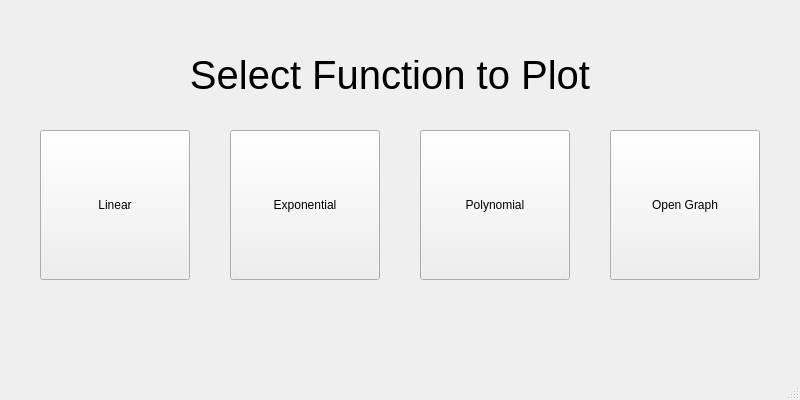
<?xml version="1.0" encoding="UTF-8"?>
<ui version="4.0">
 <class>MainWindow</class>
 <widget class="QMainWindow" name="MainWindow">
  <property name="geometry">
   <rect>
    <x>0</x>
    <y>0</y>
    <width>800</width>
    <height>400</height>
   </rect>
  </property>
  <property name="windowTitle">
   <string>MainWindow</string>
  </property>
  <widget class="QWidget" name="centralwidget">
   <widget class="QPushButton" name="openGraphButton">
    <property name="geometry">
     <rect>
      <x>610</x>
      <y>130</y>
      <width>150</width>
      <height>150</height>
     </rect>
    </property>
    <property name="text">
     <string>Open Graph</string>
    </property>
   </widget>
   <widget class="QPushButton" name="polyButton">
    <property name="geometry">
     <rect>
      <x>420</x>
      <y>130</y>
      <width>150</width>
      <height>150</height>
     </rect>
    </property>
    <property name="text">
     <string>Polynomial</string>
    </property>
   </widget>
   <widget class="QPushButton" name="linearButton">
    <property name="geometry">
     <rect>
      <x>40</x>
      <y>130</y>
      <width>150</width>
      <height>150</height>
     </rect>
    </property>
    <property name="text">
     <string>Linear</string>
    </property>
   </widget>
   <widget class="QPushButton" name="expButton">
    <property name="geometry">
     <rect>
      <x>230</x>
      <y>130</y>
      <width>150</width>
      <height>150</height>
     </rect>
    </property>
    <property name="text">
     <string>Exponential</string>
    </property>
   </widget>
   <widget class="QLabel" name="label">
    <property name="geometry">
     <rect>
      <x>20</x>
      <y>60</y>
      <width>740</width>
      <height>30</height>
     </rect>
    </property>
    <property name="font">
     <font>
      <pointsize>30</pointsize>
     </font>
    </property>
    <property name="text">
     <string>Select Function to Plot</string>
    </property>
    <property name="alignment">
     <set>Qt::AlignCenter</set>
    </property>
   </widget>
  </widget>
  <widget class="QMenuBar" name="menubar">
   <property name="geometry">
    <rect>
     <x>0</x>
     <y>0</y>
     <width>800</width>
     <height>24</height>
    </rect>
   </property>
  </widget>
  <widget class="QStatusBar" name="statusbar"/>
 </widget>
 <resources/>
 <connections/>
</ui>
